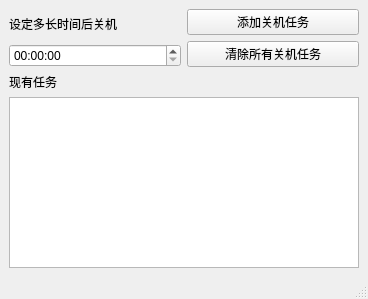
<?xml version="1.0" encoding="UTF-8"?>
<ui version="4.0">
 <class>MainWindow</class>
 <widget class="QMainWindow" name="MainWindow">
  <property name="geometry">
   <rect>
    <x>0</x>
    <y>0</y>
    <width>368</width>
    <height>299</height>
   </rect>
  </property>
  <property name="windowTitle">
   <string>定时关机</string>
  </property>
  <property name="windowIcon">
   <iconset resource="icon_win.qrc">
    <normaloff>:/new/prefix1/icon.png</normaloff>:/new/prefix1/icon.png</iconset>
  </property>
  <widget class="QWidget" name="centralwidget">
   <layout class="QGridLayout" name="gridLayout">
    <item row="0" column="0">
     <layout class="QHBoxLayout" name="horizontalLayout">
      <item>
       <layout class="QVBoxLayout" name="verticalLayout_2">
        <item>
         <widget class="QLabel" name="label">
          <property name="text">
           <string>设定多长时间后关机</string>
          </property>
         </widget>
        </item>
        <item>
         <widget class="QTimeEdit" name="timeEdit"/>
        </item>
       </layout>
      </item>
      <item>
       <layout class="QVBoxLayout" name="verticalLayout">
        <item>
         <widget class="QPushButton" name="pushButton">
          <property name="text">
           <string>添加关机任务</string>
          </property>
         </widget>
        </item>
        <item>
         <widget class="QPushButton" name="pushButton_2">
          <property name="text">
           <string>清除所有关机任务</string>
          </property>
         </widget>
        </item>
       </layout>
      </item>
     </layout>
    </item>
    <item row="1" column="0">
     <layout class="QVBoxLayout" name="verticalLayout_3">
      <item>
       <widget class="QLabel" name="label_2">
        <property name="text">
         <string>现有任务</string>
        </property>
       </widget>
      </item>
      <item>
       <widget class="QTextEdit" name="textEdit"/>
      </item>
     </layout>
    </item>
   </layout>
  </widget>
  <widget class="QStatusBar" name="statusbar"/>
 </widget>
 <resources>
  <include location="icon_win.qrc"/>
 </resources>
 <connections/>
</ui>
